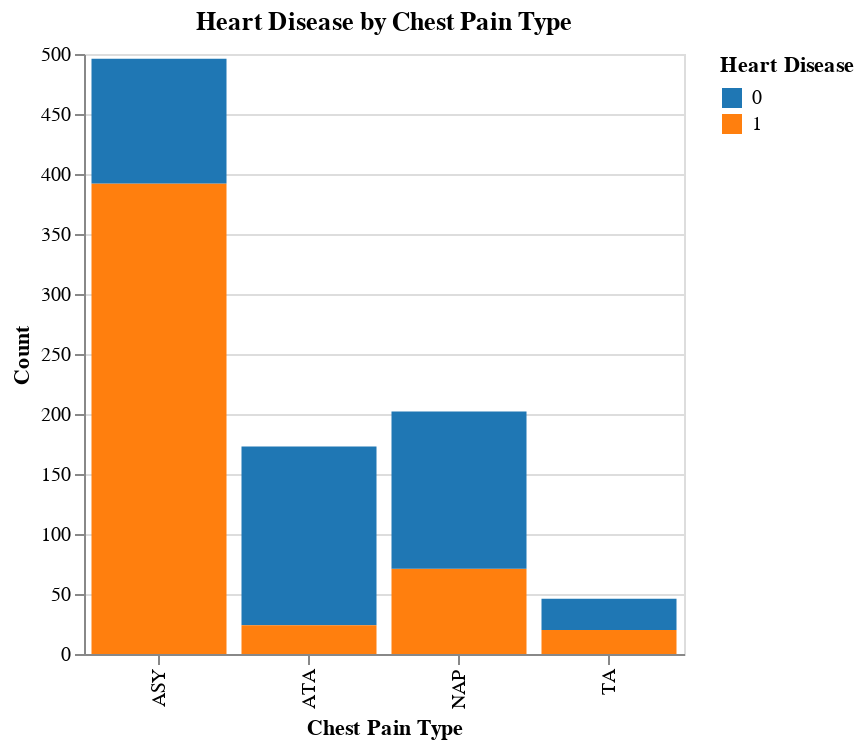

The notebook cell this image was saved under:
### Markdown cell above
#### 5. ChestPainType and HeartDisease ####

### Code cell
bars = alt.Chart(df).mark_bar().encode(
    x=alt.X('ChestPainType:N', title='Chest Pain Type'),
    y=alt.Y('count(HeartDisease):Q', title='Count'),
    color=alt.Color('HeartDisease:N', scale=alt.Scale(scheme='category10'), title='Heart Disease'),
    tooltip=['ChestPainType:N', 'count(HeartDisease):Q']
).properties(
    width=300,
    height=300,
    title = 'Heart Disease by Chest Pain Type'
)

bars

### Figure 1 — Vega-Lite specification as saved in the notebook (floating-point values rounded to 4 significant figures; data arrays with more than 128 entries replaced by an {"elided": "..."} marker saying what was removed)
{"config": {"view": {"continuousWidth": 300, "continuousHeight": 300}}, "data": {"name": "data-9e96e6a363fc557d7b54c7eadd2de221"}, "mark": {"type": "bar"}, "encoding": {"color": {"field": "HeartDisease", "scale": {"scheme": "category10"}, "title": "Heart Disease", "type": "nominal"}, "tooltip": [{"field": "ChestPainType", "type": "nominal"}, {"aggregate": "count", "field": "HeartDisease", "type": "quantitative"}], "x": {"field": "ChestPainType", "title": "Chest Pain Type", "type": "nominal"}, "y": {"aggregate": "count", "field": "HeartDisease", "title": "Count", "type": "quantitative"}}, "height": 300, "title": "Heart Disease by Chest Pain Type", "width": 300, "$schema": "https://vega.github.io/schema/vega-lite/v5.15.1.json", "datasets": {"data-9e96e6a363fc557d7b54c7eadd2de221": {"elided": "917 records"}}}
